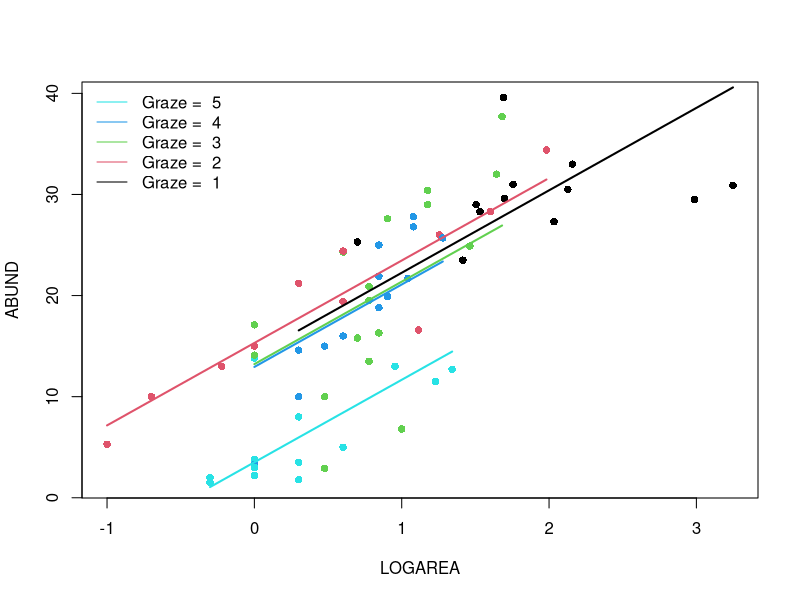
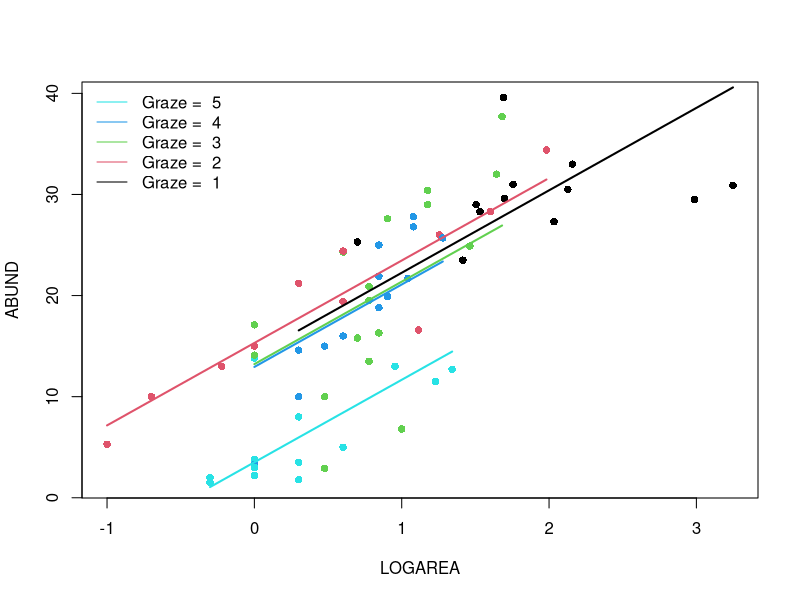

These figures' R source, in order:
## ----Q2, eval=TRUE, echo=SOLUTIONS, results=SOLUTIONS, collapse=TRUE---------------------------------------
loyn <- read.table("./data/loyn.txt", header = TRUE, 
                   stringsAsFactors = TRUE)
str(loyn)


## ----Q3, eval=TRUE, echo=SOLUTIONS, results=SOLUTIONS, collapse=TRUE---------------------------------------
loyn$LOGAREA <- log10(loyn$AREA)
# create factor GRAZE as it was originally coded as an integer
loyn$FGRAZE <- factor(loyn$GRAZE)






## ----Q6, eval=TRUE, echo=SOLUTIONS, results=SOLUTIONS, collapse=TRUE---------------------------------------
birds.add.1 <- lm(ABUND ~ LOGAREA + FGRAZE, data = loyn)


## ----Q7, eval=TRUE, echo=SOLUTIONS, results=SOLUTIONS, collapse=TRUE---------------------------------------
anova(birds.add.1)

# null hypothesis 1: There is no effect of LOGAREA on ABUND
# (the coefficient for LOGAREA is zero)
# null hypothesis 2: There is no effect of FGRAZE on ABUND
# (no difference between grazing levels *after* the effect of LOGAREA)
# the p values are all very small therefore reject both null hypotheses.

# Proportions of variation can all be calculated by hand by copy-paste
# of the Sum Sq values if you prefer, but
# we can extract the Sums of squares like this:
str(anova(birds.add.1)) # examine the structure of the returned object
birds.add.1.SS<- anova(birds.add.1)$'Sum Sq' # store values of interest
birds.add.1.SS # checking that we have extracted the Sums of squares as intended

birds.add.1.SST<- sum(anova(birds.add.1)$'Sum Sq') # compute SST

# proportion of variation in the data explained by the model:
(birds.add.1.SST - birds.add.1.SS[3]) / birds.add.1.SST # 0.7269773

# proportion of variation in the data explained by predictors:
(birds.add.1.SS[1:2]) / birds.add.1.SST # 0.5476530 0.1793243

# So that's 55% for LOGAREA and 18% for FGRAZE after LOGAREA



## ----Q8, eval=TRUE, echo=SOLUTIONS, results=SOLUTIONS, collapse=TRUE---------------------------------------
birds.add.2 <- lm(ABUND ~ FGRAZE + LOGAREA, data = loyn)
anova(birds.add.2)

# null hypothesis 1: There is no effect of FGRAZE on ABUND
# (no difference between grazing levels)
# null hypothesis 2: There is no effect of LOGAREA on ABUND
# (the coefficient for LOGAREA is zero *after* the effect of FGRAZE)
# the p values are all very small therefore reject both null hypotheses.

# we can also extract the Sums of squares like this:
birds.add.2.SS<- anova(birds.add.2)$'Sum Sq' # store values of interest
birds.add.2.SST<- sum(anova(birds.add.2)$'Sum Sq') # compute SST

# proportion of variation in the data explained by the model:
(birds.add.2.SST - birds.add.2.SS[3]) / birds.add.2.SST
# the same as the previous model

# proportion of variation in the data explained by predictors:
(birds.add.2.SS[1:2]) / birds.add.2.SST # 0.5449233 0.1820540

# So that's 54% for LOGAREA and 18% for FGRAZE after LOGAREA,
# essentially reversing the contributions found in the first model.
# Conclusion: here the order matters a lot. This is not too surprising since
# the design is unbalanced and FGRAZE and LOGAREA covary (they are correlated)



## ----Q9, eval=TRUE, echo=SOLUTIONS, results=SOLUTIONS, collapse=TRUE---------------------------------------
summary(birds.add.1)

# Here the intercept (baseline) is *NOT* the mean abundance of birds for
# FGRAZE level 1. It is the predicted `ABUND` for LOGAREA = 0 & FGRAZE level 1.
# the null hypothesis for the intercept is that the intercept = 0.
# As the p value (p < 2e-16) is very small we reject this null hypothesis
# and conclude that the intercept is significantly different from 0.
# Not a biologically relevant hypothesis test, in this context
# (in fact totally arbitrary, as the location of the zero is determined
# by the transformation we chose)

# For LOGAREA, the null hypothesis is that the slope of the relationship
# between LOGAREA and ABUND = 0 (no relationship)

# The remaining estimates are differences (contrasts) between each level
# and the reference level, FGRAZE1. 
# For example the FGRAZE2 estimate is 0.38, so there are 0.38 more birds on
# average in graze level 2 compared to graze level 1, *for a given patch area*.
# This difference is however not significantly different from zero (p = 0.89). 

# The difference between graze level 5 (FGRAZE5) and the reference FGRAZE1 is 
# -11.89 (11.89 fewer birds in graze 5 compared to graze 1),
# for *an identical patch area*.
# This difference is significantly different from 0 (p = 0.00017) and therefore
# the mean abundance of birds in graze level 5 is significantly lower than in
# graze level 1, for the same patch area.

# The Multiple R-square value is as we calculated from the anova table



## ----Q10, eval=TRUE, echo=SOLUTIONS, results=SOLUTIONS, collapse=TRUE--------------------------------------
# ABUND = 15.72*(Intercept) + 7.25*LOGAREA + 0.38*FGRAZE2 - 0.19*FGRAZE3
# - 1.59*FGRAZE4 - 11.89*FGRAZE5
# Note that (Intercept) = 1 always

# expected abundance for (A): replace LOGAREA by -0.5, and all FGRAZE2...5 by 0
15.72*1 + 7.25*(-0.5) + 0.38*0 - 0.19*0 - 1.59*0 - 11.89*0 # 12.095

# could also extract the model coefficients like this:
birds.add.1.coef<- coef(birds.add.1)
birds.add.1.coef
# and multiply by the predictor values to obtain the equivalent prediction
# (difference due to my own roundings of estimates above)
sum(birds.add.1.coef * c(1, -0.5, 0, 0, 0, 0)) # 12.09278 

# expected abundance for (B): input 1 for the GRAZE3 variable
15.72*1 + 7.25*(-0.5) + 0.38*0 - 0.19*1 - 1.59*0 - 11.89*0 # 11.905
# or
sum(birds.add.1.coef * c(1, -0.5, 0, 1, 0, 0)) # 11.90349

# the difference (B) 11.90349 - (A) 12.09278 should correspond to
# the estimate for the GRAZE3 coefficient

# expected abundance for (C)
sum(birds.add.1.coef * c(1, 0.5, 0, 1, 0, 0)) # 19.15072

# the difference (C) 19.15072 - (B) 11.90349 should coincide with the
# estimate of the slope for the LOGAREA effect, since there is just one
# LOGAREA unit of difference and the slope is the change in expected
# abundance for a 1-unit increase in the predictor.





## ----Q12a, eval=TRUE, echo=TRUE, collapse=FALSE------------------------------------------------------------
par(mfrow= c(1, 1))
plot(ABUND ~ LOGAREA, data= loyn, col= GRAZE, pch= 16)
# Note: # color 1 means black in R
# color 2 means red in R
# color 3 means green in R
# color 4 means blue in R
# color 5 means cyan in R

# FGRAZE1
# create a sequence of increasing Biomass within the observed range
LOGAREA.seq<- seq(from= min(loyn$LOGAREA[loyn$FGRAZE == 1]),
					to= max(loyn$LOGAREA[loyn$FGRAZE == 1]),
					length= 20)
# create data frame for prediction
dat4pred<- data.frame(FGRAZE= "1", LOGAREA= LOGAREA.seq)
# predict for new data
dat4pred$predicted<- predict(birds.add.1, newdata= dat4pred)
# add the predictions to the plot of the data
lines(predicted ~ LOGAREA, data= dat4pred, col= 1, lwd= 2)

# FGRAZE2
LOGAREA.seq<- seq(from= min(loyn$LOGAREA[loyn$FGRAZE == 2]),
					to= max(loyn$LOGAREA[loyn$FGRAZE == 2]),
					length= 20)
dat4pred<- data.frame(FGRAZE= "2", LOGAREA= LOGAREA.seq)
dat4pred$predicted<- predict(birds.add.1, newdata= dat4pred)
lines(predicted ~ LOGAREA, data= dat4pred, col= 2, lwd= 2)

# FGRAZE3
LOGAREA.seq<- seq(from= min(loyn$LOGAREA[loyn$FGRAZE == 3]),
					to= max(loyn$LOGAREA[loyn$FGRAZE == 3]),
					length= 20)
dat4pred<- data.frame(FGRAZE= "3", LOGAREA= LOGAREA.seq)
dat4pred$predicted<- predict(birds.add.1, newdata= dat4pred)
lines(predicted ~ LOGAREA, data= dat4pred, col= 3, lwd= 2)

# FGRAZE4
LOGAREA.seq<- seq(from= min(loyn$LOGAREA[loyn$FGRAZE == 4]),
					to= max(loyn$LOGAREA[loyn$FGRAZE == 4]),
					length= 20)
dat4pred<- data.frame(FGRAZE= "4", LOGAREA= LOGAREA.seq)
dat4pred$predicted<- predict(birds.add.1, newdata= dat4pred)
lines(predicted ~ LOGAREA, data= dat4pred, col= 4, lwd= 2)

# FGRAZE5
LOGAREA.seq<- seq(from= min(loyn$LOGAREA[loyn$FGRAZE == 5]),
					to= max(loyn$LOGAREA[loyn$FGRAZE == 5]),
					length= 20)
dat4pred<- data.frame(FGRAZE= "5", LOGAREA= LOGAREA.seq)
dat4pred$predicted<- predict(birds.add.1, newdata= dat4pred)
lines(predicted ~ LOGAREA, data= dat4pred, col= 5, lwd= 2)

legend("topleft", 
 legend= paste("Graze = ", 5:1), 
 col= c(5:1), bty= "n",
 lty= c(1, 1, 1), 
 lwd= c(1, 1, 1))


## ----Q12b, eval=TRUE, echo=TRUE, collapse=FALSE------------------------------------------------------------
# Okay, that was a long-winded way of doing this.
# If, like me, you prefer more compact code and less risks of errors,
# you can use a loop, to save repeating the sequence 5 times:
par(mfrow= c(1, 1))
plot(ABUND ~ LOGAREA, data= loyn, col= GRAZE, pch= 16)

for(g in levels(loyn$FGRAZE)){# `g` will take the values "1", "2",..., "5" in turn
	LOGAREA.seq<- seq(from= min(loyn$LOGAREA[loyn$FGRAZE == g]),
										to= max(loyn$LOGAREA[loyn$FGRAZE == g]),
														length= 20)
	dat4pred<- data.frame(FGRAZE= g, LOGAREA= LOGAREA.seq)
	dat4pred$predicted<- predict(birds.add.1, newdata= dat4pred)
	lines(predicted ~ LOGAREA, data= dat4pred, col= as.numeric(g), lwd= 2)
}
legend("topleft", 
 legend= paste("Graze = ", 5:1), 
 col= c(5:1), bty= "n",
 lty= c(1, 1, 1), 
 lwd= c(1, 1, 1))




## ----Q14, eval=TRUE, echo=SOLUTIONS, results=SOLUTIONS, collapse=TRUE--------------------------------------
birds.inter.1 <- lm(ABUND ~ FGRAZE * LOGAREA , data = loyn)


## ----Q15, eval=TRUE, echo=SOLUTIONS, results=SOLUTIONS, collapse=TRUE--------------------------------------
anova(birds.inter.1)

# null hypothesis 1: There is no effect of LOGAREA on ABUND
# (the coefficient for LOGAREA is zero)

# null hypothesis 2: There is no effect of FGRAZE on ABUND
# (no difference between grazing levels *after* the effect of LOGAREA)

# null hypothesis 3: There is no effect of an FGRAZE by ABUND interaction
# *after* the effects of LOGAREA and FGRAZE combined).
# A couple of equivalent ways to say this: the effect of LOGAREA doesn't differ
# among FGRAZE levels or: the difference in bird abundance between grazing
# levels is the same for all patch areas.

# As long as there is an interaction in the model, the null hypotheses 1 and 2
# ("main effects") are not relevant to us
# the p value for the interaction is large, therefore we fail to reject the
# null hypothesis: there is no evidence supporting this interaction.


## ----Q16, eval=TRUE, echo=SOLUTIONS, results=SOLUTIONS, collapse=TRUE--------------------------------------
summary(birds.inter.1)

# Here the intercept (baseline) is the predicted `ABUND` for LOGAREA = 0,
# for FGRAZE level 1.
# the null hypothesis for the intercept is that the intercept = 0
# (not biologically relevant).

# LOGAREA represents the slope for LOGAREA, specific to level FGRAZE = 1.
# The null hypothesis is that the slope of the relationship
# between LOGAREA and ABUND = 0, for level FGRAZE = 1 only. 

# FGRAZE2...5 estimate differences (contrasts) between the *intercept* of
# each level and the *intercept* of the reference level, FGRAZE = 1. 

# FGRAZE2...5:LOGAREA estimate differences (contrasts) between the *slope*
# of LOGAREA for each level and the *slope* of LOGAREA for the reference
# level, FGRAZE = 1. 


# The Multiple R-square value is 0.76, slightly up from the purely additive
# model (but not much, given that we have added a whole 4 parameters to the
# model, i.e. nearly doubled its complexity)



## ----Q17, eval=TRUE, echo=SOLUTIONS, results=SOLUTIONS, collapse=TRUE--------------------------------------
# ABUND = 21.243*(Intercept) - 6.165*FGRAZE2 - 7.215*FGRAZE3 - 17.910*FGRAZE4
# - 17.043*FGRAZE5 + 4.144*LOGAREA + 4.368*FGRAZE2:LOGAREA
# + 4.989*FGRAZE3:LOGAREA + 15.235*FGRAZE4:LOGAREA + 1.996*FGRAZE5:LOGAREA
# Note that (Intercept) = 1 always

# expected abundance for (A): replace LOGAREA by 2.5, and all terms involving
# FGRAZE2...5 by 0
21.243*1 - 6.165*0 - 7.215*0 - 17.910*0 - 17.043*0 + 4.144*2.5 + 4.368*0 + 4.989*0 + 15.235*0 + 1.996*0 # 31.603

# much lower risk of error by extracting the model coefficients like this:
birds.inter.1.coef<- coef(birds.inter.1)
birds.inter.1.coef # check coefficients and their order
# and multiply by the predictor values to obtain the equivalent prediction
sum(birds.inter.1.coef * c(1, 0, 0, 0, 0, 2.5, 0, 0, 0, 0)) # 31.60296 

# expected abundance for (B): input 1 for the GRAZE5 variable and -0.5 for
# variables LOGAREA and FGRAZE5:LOGAREA
21.243*1 - 6.165*0 - 7.215*0 - 17.910*0 - 17.043*1 + 4.144*(-0.5) + 4.368*0 + 4.989*0 + 15.235*0 + 1.996*(-0.5) # 1.13
# or
sum(birds.inter.1.coef * c(1, 0, 0, 0, 1, -0.5, 0, 0, 0, -0.5)) # 1.130203 

# Well done if you got there!

